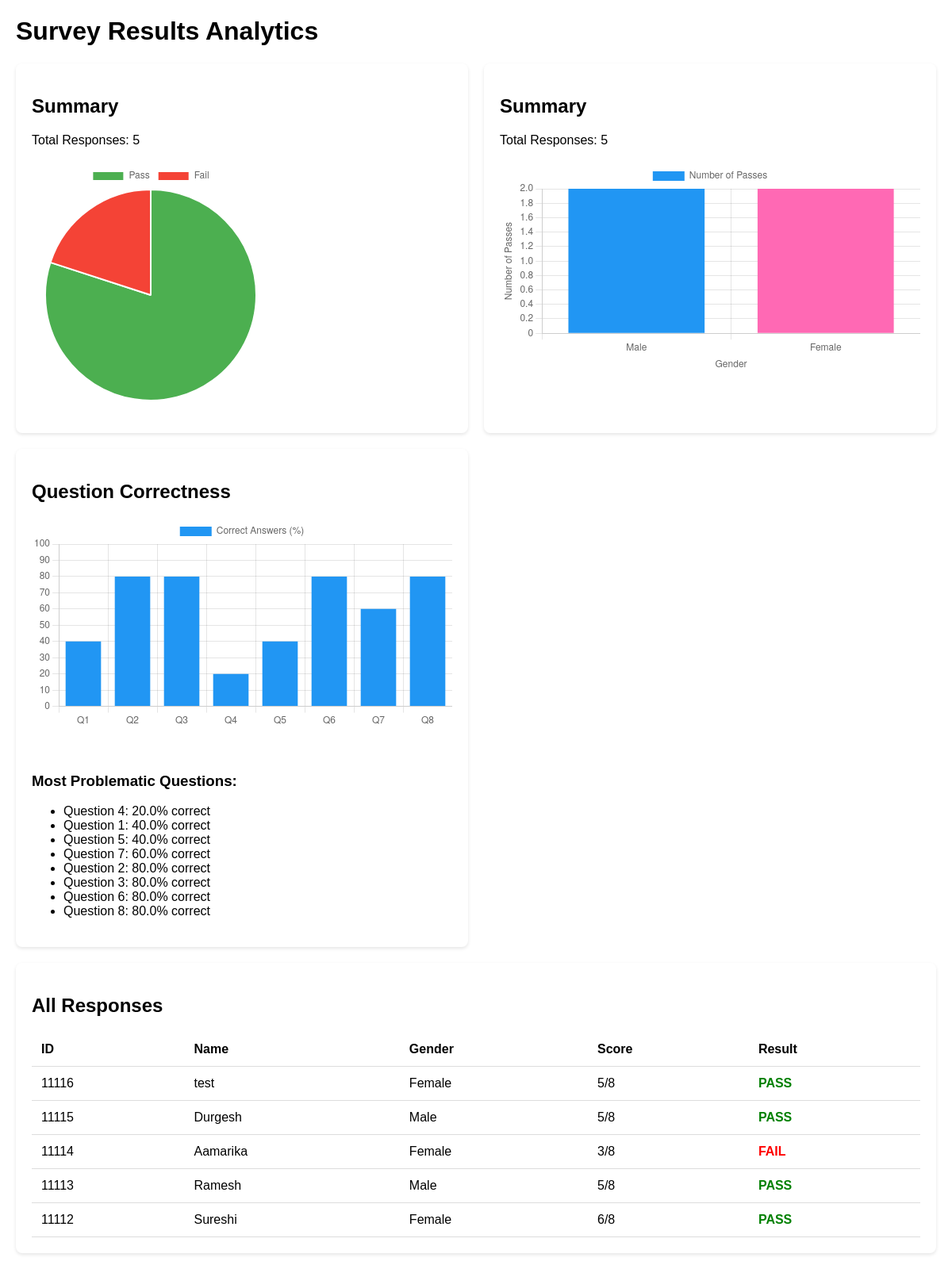
The page / on the database its author committed.
### myapp/models.py (models this page shows, shortened)
class SurveyResponse(models.Model):
    id = models.CharField(max_length=50, primary_key=True)
    player_name = models.CharField(max_length=100, blank=True, null=True)  # Add this line
    answers = models.TextField(blank=True, null=True)
    player_answers = models.TextField(blank=True, null=True)
    score = models.IntegerField()
    correctly_answered = models.TextField(
        blank=True,
        null=True,
        validators=[validate_comma_separated_ints]
    )
    passed = models.BooleanField(default=False)
    created_at = models.DateTimeField(auto_now_add=True)
    GENDER_CHOICES = [
        ('M', 'Male'),
        ('F', 'Female'),
        ('O', 'Other'),
    ]
    gender = models.CharField(max_length=1, choices=GENDER_CHOICES, blank=True, null=True)
    def get_correctness(self):
        if self.correctly_answered:
            return [int(x) for x in self.correctly_answered.split(',')]
        return []
    class Meta:
        ordering = ['-created_at']
        indexes = [
            models.Index(fields=['score']),
            models.Index(fields=['passed']),
            models.Index(fields=['created_at']),
            models.Index(fields=['gender']),
        ]
        verbose_name = "Survey Response"
        verbose_name_plural = "Survey Responses"

### myapp/views.py (the view)
# urls.py: path('', views.index, name='dashboard'),  # Direct to analytics
def index(request):
    CORRECT_ANSWERS = [3,0,2,3,2,2,1,2]
    urls = [
        "https://services.api.unity.com/cloud-save/v1/data/projects/77f104be-1501-4cb5-b939-e690de43ec34/environments/002f4514-3bea-412a-a9dc-37e1ba68de0f/players/eYYj2HZdoxaLbigIRCburFmCM6va/items",
    ]
    headers = {
        "Authorization": "Basic MDgwMTMzNzktMzdlMy00YzE1LTk4ZjQtYjVjZWE2MmU4NmVhOlJBVUxUWFhwdHM2V3ZTR3ZCVVhVVW1zMXNkb2h2b3VP",
        "Content-Type": "application/json"
    }
    try:
        for url in urls:
            response = requests.get(url, headers=headers)
            response.raise_for_status()
            data = response.json()
            for item in data.get('results', []):
                key = item.get('key')
                value = item.get('value', {})
                answers = value.get('answers', [])
                player_answers = value.get('playerAnswers', [])
                gender = value.get('gender')
                player_name = value.get('playerName')
                score = value.get('score', 0)
                correctness = [1 if a == pa else 0 for a, pa in zip(player_answers,CORRECT_ANSWERS)]
                passed = score >= 5  # Passing threshold
                defaults={
                        'answers': json.dumps(answers),
                        'player_answers': json.dumps(player_answers),
                        'score': score,
                        'correctly_answered': ','.join(map(str, correctness)),
                        'passed': passed,
                    }
                if player_name is not None:
                    defaults['player_name'] = player_name
                if gender is not None:
                    defaults['gender'] = gender
                SurveyResponse.objects.update_or_create(
                        id=key,
                        defaults=defaults
                )
    except requests.exceptions.RequestException as e:
        print("API Error:", e)
    return analytics(request)

### templates/analytics.html (shortened to what this page needs)
<!DOCTYPE html>
<html>
<head>
</head>
<body>
    <h1>Survey Results Analytics</h1>
    <div class="dashboard">
        <div class="card">
            <h2>Summary</h2>
            <p>Total Responses: {{ total_responses }}</p>
            <div class="chart-container">
                <canvas id="passFailChart"></canvas>
            </div>
        </div>
        <div class="card">
            <h2>Summary</h2>
            <p>Total Responses: {{ total_responses }}</p>
            <div class="chart-container">
                <canvas id="genderChart"></canvas>
            </div>
        </div>
        <div class="card">
            <h2>Question Correctness</h2>
            <div class="chart-container">
                <canvas id="questionChart"></canvas>
            </div>
            <h3>Most Problematic Questions:</h3>
            <ul>
                {% for q in problematic_questions %}
                <li>Question {{ q.number }}: {{ q.percentage }}% correct</li>
                {% endfor %}
            </ul>
        </div>
        <div class="card" style="grid-column: span 2;">
            <h2>All Responses</h2>
            <table>
                <thead>
                    <tr>
                        <th>ID</th>
                        <th>Name</th>
                        <th>Gender</th>
                        <th>Score</th>
                        <th>Result</th>
                    </tr>
                </thead>
                <tbody>
                {% for r in responses %}
                <tr>
                    <td>{{ r.id }}</td>
                      <td>{{ r.player_name|default:"Anonymous" }}</td>
                      <td>{{ r.get_gender_display|default:"Unknown" }}</td>
                    <td>{{ r.score }}/8</td>
                    <td class="{% if r.passed %}pass{% else %}fail{% endif %}">
                        {% if r.passed %}PASS{% else %}FAIL{% endif %}
                    </td>
                </tr>
                {% endfor %}
            </tbody>
            </table>
        </div>
    </div>
    <script>
        // Pass/Fail Chart
        new Chart(
            document.getElementById('passFailChart'),
            {
                type: 'pie',
                data: {
                    labels: ['Pass', 'Fail'],
                    datasets: [{
                        data: [{{ pass_count }}, {{ fail_count }}],
                        backgroundColor: ['#4CAF50', '#F44336']
                    }]
                }
            }
        );
        new Chart(
            document.getElementById('genderChart'),
            {
                // Gender Pass Chart
            "type": "bar",
            "data": {
                "labels": [{% for g in gender_stats %}"{{ g.gender }}"{% if not forloop.last %},{% endif %}{% endfor %}],
                "datasets": [{
                    "label": "Number of Passes",
                    "data": [{% for g in gender_stats %}{{ g.pass_count }}{% if not forloop.last %},{% endif %}{% endfor %}],
                    "backgroundColor": ["#2196F3", "#FF69B4"]
                }]
            },
            "options": {
                "scales": {
                    "y": {
                        "beginAtZero": true,
                        "title": {
                            "display": true,
                            "text": "Number of Passes"
                        }
                    },
                    "x": {
                        "title": {
                            "display": true,
                            "text": "Gender"
                        }
                    }
                }
            }
            }
        );
        // Question Correctness Chart
        new Chart(
            document.getElementById('questionChart'),
            {
                type: 'bar',
                data: {
                    labels: [{% for q in question_stats %}'Q{{ q.number }}'{% if not forloop.last %},{% endif %}{% endfor %}],
                    datasets: [{
                        label: 'Correct Answers (%)',
                        data: [{% for q in question_stats %}{{ q.percentage }}{% if not forloop.last %},{% endif %}{% endfor %}],
                        backgroundColor: '#2196F3'
                    }]
                },
                options: {
                    scales: {
                        y: {
                            beginAtZero: true,
                            max: 100
                        }
                    }
                }
            }
        );
    </script>
</body>
</html>

### templates/analytics.html (style rules this page uses)
body { font-family: Arial, sans-serif; margin: 20px; }
.dashboard { display: grid; grid-template-columns: 1fr 1fr; gap: 20px; }
.card { background: white; padding: 20px; border-radius: 8px; box-shadow: 0 2px 4px rgba(0,0,0,0.1); }
.chart-container { height: 300px; margin: 20px 0; }
table { width: 100%; border-collapse: collapse; }
th, td { padding: 12px; text-align: left; border-bottom: 1px solid #ddd; }
.pass { color: green; font-weight: bold; }
.fail { color: red; font-weight: bold; }

### rows shown on the page
SurveyResponse: id "11116", player_name "test", gender "Female", score "5", passed "PASS"
SurveyResponse: id "11115", player_name "Durgesh", gender "Male", score "5", passed "PASS"
SurveyResponse: id "11114", player_name "Aamarika", gender "Female", score "3", passed "FAIL"
SurveyResponse: id "11113", player_name "Ramesh", gender "Male", score "5", passed "PASS"
SurveyResponse: id "11112", player_name "Sureshi", gender "Female", score "6", passed "PASS"

### other values the page prints
{{ total_responses }} "5"
{{ q.number }} "4" "1" "5" "7" "2" "3" "6" "8"
{{ q.percentage }} "20.0" "40.0" "40.0" "60.0" "80.0" "80.0" "80.0" "80.0"
chart data {{ pass_count }} 4
chart data {{ fail_count }} 1
chart data {{ g.pass_count }} 2, 2
